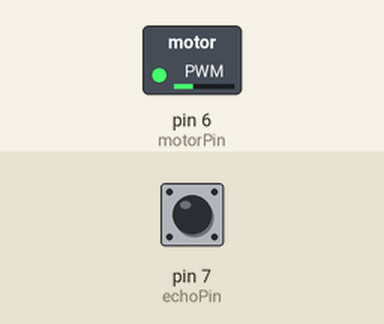
Recording of a sketch running on a simulated Arduino Uno, built with avr-gcc and run on an emulated ATmega328P. Shown: switched loads named in the sketch (green lamp = pin HIGH). The test bench sets the inputs (shaded band); at power-on: pin 7 (echoPin) LOW. What the sketch prints to the serial monitor is not drawn.

Above: at 1.2 s.
1.3 s: pin 7 (echoPin) pulsed HIGH 2 times (0.12 s each, 0.3 s apart)
Timing chart, 0 to 4.3 s (numbered marks = the images above; inputs shaded):
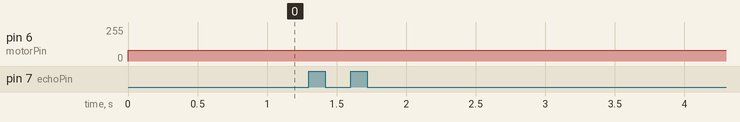

The sketch:

test1.ino
```cpp
const int motorPin = 6;
const int echoPin = 7;
float rps;
float rpm;
float time1;
float time2;

void setup()
{
  pinMode(motorPin, OUTPUT);
  pinMode(echoPin, INPUT);
  Serial.begin(115200);
}
void loop()
{
  for (int a = 0; a <= 80; a++)
  {
    analogWrite(motorPin, a);
  }

  time1 = pulseIn(echoPin, LOW);
  time2 = pulseIn(echoPin, HIGH);
  rps = 1000000/(2*(time1+time2));
  rpm = rps*60;

  if (rpm == INFINITY)
  {
    Serial.println("Sensor no signal");
  }
  else
  {
    Serial.println("RPM: ");
    Serial.println(rpm);
  }
}
```
